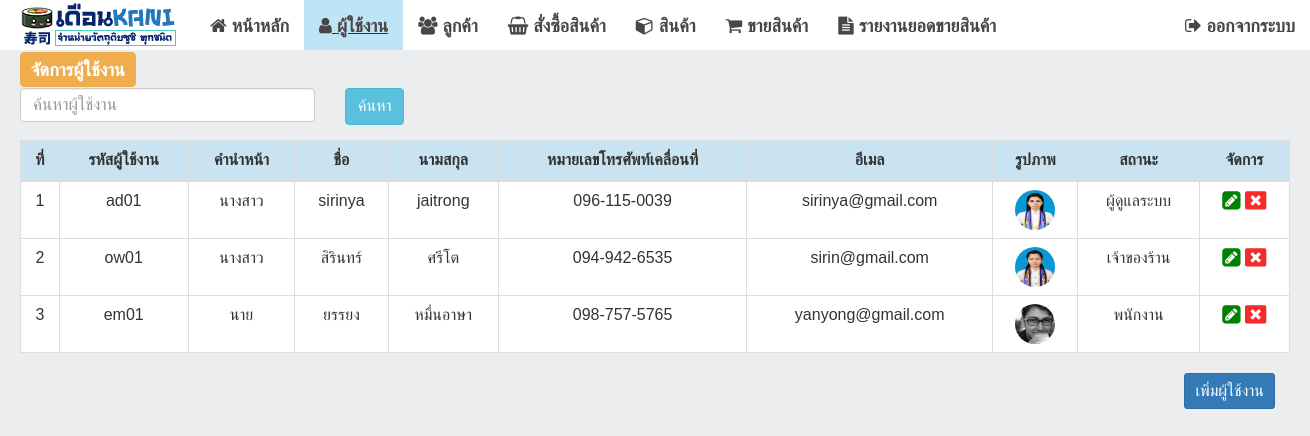
The page /index.php?viewName=userList (signed in) on the database its author committed.
### tables this page shows
CREATE TABLE `users` (
  `users_id` int(3) UNSIGNED ZEROFILL NOT NULL,
  `title_id` int(2) NOT NULL,
  `codeusers` varchar(10) NOT NULL,
  `firstname` varchar(50) NOT NULL,
  `lastname` varchar(50) NOT NULL,
  `telephone` varchar(40) NOT NULL,
  `email` varchar(50) NOT NULL,
  `password` varchar(10) NOT NULL,
  `pic` varchar(50) NOT NULL,
  `status` int(1) NOT NULL
);

CREATE TABLE `title` (
  `title_id` int(2) NOT NULL,
  `title_name` varchar(50) NOT NULL
);

CREATE TABLE `users_status` (
  `users_status_id` int(1) NOT NULL,
  `users_status_name` varchar(50) NOT NULL
);

### model/user.php (called while the page is built, shortened)
<?php
class User {
    public function read($condition = "1=1 ") {
		$conn = new createCon();
        $con = $conn->connect();
        $this->sql = "SELECT * FROM  users u LEFT OUTER JOIN title t ON u.title_id = t.title_id
        LEFT OUTER JOIN users_status us ON u.status = us.users_status_id
          WHERE $condition ";
          mysqli_query($con,"SET NAMES 'utf8'");
        $query = mysqli_query($con,$this->sql);
        if ($query) {
            $result = array();
            while ($row = mysqli_fetch_array($query, MYSQLI_ASSOC)) {
                $result[] = $row;
            }
            return $result;
        } else {
            return false;
        }
    }
}

### views/userList.php (the view, shortened to what this page needs)
<?php
include "./model/user.php";
$obj = new User();
$search = " 1=1 ";
$rows = $obj->read($search);
?>
<div class="container">
    <h3><label class="label label-warning"  >จัดการผู้ใช้งาน</label></h3>
    <p>
        <div class="row">
                <div class="form-group col-md-3">
                    <input class="f17 form-control col-md-3" type="text" id="search" name="search" value="" placeholder="ค้นหาผู้ใช้งาน" />
                </div>
                <div class="form-group col-md-3 ">
                <button type="button" onclick="ActSearch()" class="btn btn-info f16">
                ค้นหา
                </button>
                </div>
        </div>
    <div class="table-responsive" >
        <table class="table table-bordered table-hover f16 ">
            <thead>
                <tr class="success">
                    <th class="text-center">ที่</th>
                    <th class="text-center">รหัสผู้ใช้งาน</th>
                    <th class="text-center">คำนำหน้า</th>
                    <th class="text-center">ชื่อ</th>
                    <th class="text-center">นามสกุล</th>
                    <th class="text-center">หมายเลขโทรศัพท์เคลื่อนที่</th>
                    <th class="text-center">อีเมล</th>
                    <th class="text-center">รูปภาพ</th>
                    <th class="text-center">สถานะ</th>
                    <?php if($_SESSION["status"] == "1"){ ?>
                    <th class="text-center">จัดการ</th>
                    <?php } ?>
                </tr>
            </thead>
            <tbody>
            <?php
                if ($rows != false) {
                    $count = 1;
                    foreach ($rows as $row) {
                        ?>
                        <tr>
                            <td class="text-center"><?= $count++; ?></td>
                            <td class="text-center"><?= $row["codeusers"] ?></td>
                            <td class="text-center"><?= $row["title_name"] ?></td>
                            <td class="text-center"><?= $row["firstname"] ?></td>
                            <td class="text-center"><?= $row["lastname"] ?></td>
                            <td class="text-center phone"><?= $row["telephone"] ?></td>
                            <td class="text-center"><?= $row["email"] ?></td>
                            <td class="text-center"> <img style="border-radius: 50%;" onclick="showPic('./upload_img/<?= $row['pic'] ?>')" src="./upload_img/<?= $row["pic"] ?>" width="40px;" height="40px" alt=""></td>
                            <td class="text-center"><?= $row["users_status_name"] ?></td>
                            <?php if($_SESSION["status"] == "1"){ ?>
                            <td class="text-center">
                                <a href="index.php?viewName=editUser&users_id=<?= $row["users_id"] ?>" class="text-center">
                                    <i class="fa fa-pencil-square fa-lg" aria-hidden="true" style="color:green"></i>
                                </a>
                                <a href="#" data-href="conUser.php?action=delete&users_id=<?= $row["users_id"] ?>" data-toggle="modal" data-target="#confirm-delete" class="">
                                    <i class="fa fa-window-close fa-lg" aria-hidden="true" style="color: #f32b2b"></i>
                                </a>
                             </td>
                            <?php } ?>
                        </tr>
                        <?php
                    }
                }
                ?>
            </tbody>
        </table>
        <div class="col-md-12 pull-right">
            <?php if($_SESSION["status"] == "1"){ ?>
                <a href="index.php?viewName=addUser" class="btn  btn-sm btn-primary pull-right f16">เพิ่มผู้ใช้งาน</a>
            <?php } ?>
       </div>
    </div>
</div>

### css/site.css (style rules this page uses)
body { background-color: #ECEDEF !important; -moz-background-size: cover; -webkit-background-size: cover; -o-background-size: cover; background-size: cover; }
tr:nth-child(odd) { background-color: #ffffff; }
tr:nth-child(even) { background-color: #ffffff; }
.f16 { font-size: 16px !important; font-family: Arial !important; }
.f17 { font-size: 17px !important; font-family: Arial !important; }

### rows shown on the page
users: codeusers "ad01", title.title_name "นางสาว", firstname "sirinya", lastname "jaitrong", telephone "096-115-0039", email "sirinya@gmail.com", pic (picture), users_status.users_status_name "ผู้ดูแลระบบ"
users: codeusers "ow01", title.title_name "นางสาว", firstname "สิรินทร์", lastname "ศรีโต", telephone "094-942-6535", email "sirin@gmail.com", pic (picture), users_status.users_status_name "เจ้าของร้าน"
users: codeusers "em01", title.title_name "นาย", firstname "ยรรยง", lastname "หมื่นอาษา", telephone "098-757-5765", email "yanyong@gmail.com", pic (picture), users_status.users_status_name "พนักงาน"
